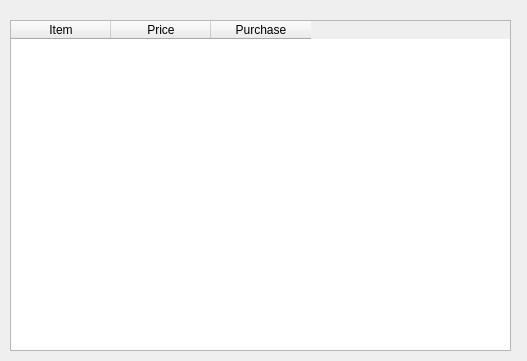
<?xml version="1.0" encoding="UTF-8"?>
<ui version="4.0">
 <class>DisplaySouvenirWindow</class>
 <widget class="QWidget" name="DisplaySouvenirWindow">
  <property name="geometry">
   <rect>
    <x>0</x>
    <y>0</y>
    <width>527</width>
    <height>361</height>
   </rect>
  </property>
  <property name="windowTitle">
   <string>Form</string>
  </property>
  <widget class="QTableWidget" name="tableWidget">
   <property name="geometry">
    <rect>
     <x>10</x>
     <y>20</y>
     <width>501</width>
     <height>331</height>
    </rect>
   </property>
   <property name="editTriggers">
    <set>QAbstractItemView::NoEditTriggers</set>
   </property>
   <column>
    <property name="text">
     <string>Item</string>
    </property>
   </column>
   <column>
    <property name="text">
     <string>Price</string>
    </property>
   </column>
   <column>
    <property name="text">
     <string>Purchase</string>
    </property>
   </column>
  </widget>
 </widget>
 <resources/>
 <connections/>
</ui>
